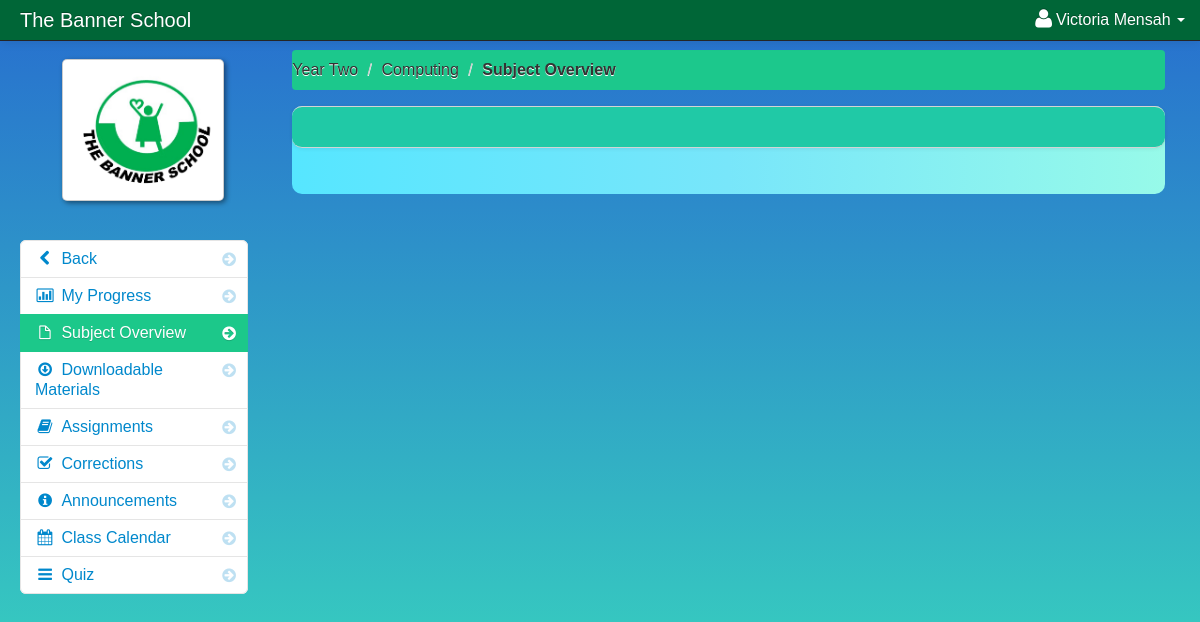
Screenshot of /portal/home/subject_overview_student.php?id=14 (signed in) with the database file from the repository.
### tables this page shows
CREATE TABLE IF NOT EXISTS `student` (
  `student_id` int(11) NOT NULL AUTO_INCREMENT,
  `firstname` varchar(100) NOT NULL,
  `lastname` varchar(100) NOT NULL,
  `class_id` int(11) NOT NULL,
  `username` varchar(100) NOT NULL,
  `password` varchar(100) NOT NULL,
  `location` varchar(100) NOT NULL,
  `status` varchar(100) NOT NULL,
  `balance` int(11) NOT NULL,
  `stu_status` int(11) NOT NULL,
  `dob` date NOT NULL,
  `gender` varchar(100) NOT NULL,
  PRIMARY KEY (`student_id`)
);

CREATE TABLE IF NOT EXISTS `teacher_class` (
  `teacher_class_id` int(11) NOT NULL AUTO_INCREMENT,
  `teacher_id` int(11) NOT NULL,
  `class_id` int(11) NOT NULL,
  `subject_id` int(11) NOT NULL,
  `thumbnails` varchar(100) NOT NULL,
  `school_year` varchar(100) NOT NULL,
  PRIMARY KEY (`teacher_class_id`)
);

CREATE TABLE IF NOT EXISTS `class` (
  `class_id` int(11) NOT NULL AUTO_INCREMENT,
  `class_name` varchar(100) NOT NULL,
  `teacher_id` int(11) NOT NULL,
  PRIMARY KEY (`class_id`)
);

CREATE TABLE IF NOT EXISTS `subject` (
  `subject_id` int(11) NOT NULL AUTO_INCREMENT,
  `subject_code` varchar(100) NOT NULL,
  `subject_title` varchar(100) NOT NULL,
  `category` varchar(100) NOT NULL,
  `description` longtext NOT NULL,
  `unit` int(11) NOT NULL,
  `Pre_req` varchar(100) NOT NULL,
  `semester` varchar(100) NOT NULL,
  PRIMARY KEY (`subject_id`)
);

### portal/home/session.php (called while the page is built, shortened)
<?php
$session_id=$_SESSION['id'];
?>

### portal/home/subject_overview_student.php (the view, shortened to what this page needs)
<?php include('session.php'); ?>
<?php include('header_dashboard.php'); ?>
<?php $get_id = $_GET['id']; ?>
    <body>
		<?php include('navbar_student.php'); ?>
        <div class="container-fluid">
            <div class="row-fluid">
				<?php include('subject_overview_link_student.php'); ?>
                <div class="span9" id="content">
                     <div class="row-fluid">
										<?php $class_query = mysql_query("select * from teacher_class
										LEFT JOIN class ON class.class_id = teacher_class.class_id
										LEFT JOIN subject ON subject.subject_id = teacher_class.subject_id
										where teacher_class_id = '$get_id'")or die(mysql_error());
										$class_row = mysql_fetch_array($class_query);
										?>
					     <ul class="breadcrumb">
							<li><a href="#"><?php echo $class_row['class_name']; ?></a> <span class="divider">/</span></li>
							<li><a href="#"><?php echo $class_row['subject_code']; ?></a> <span class="divider">/</span></li>
							<li><a href="#"><b>Subject Overview</b></a></li>
						</ul>
                        <div id="block_bg" class="block">
                            <div class="navbar navbar-inner block-header">
                            </div>
                            <div class="block-content collapse in">
                                <div class="span12">
                                </div>
                            </div>
                        </div>
                    </div>
                </div>
            </div>
        </div>
		<?php include('script.php'); ?>
    </body>
</html>

### portal/home/navbar_student.php (shortened to what this page needs)
<?php include('session.php'); ?>
<div class="navbar navbar-fixed-top navbar-inverse">
        <div class="navbar-inner">
            <div class="container-fluid">
                <a class="brand" href="#">The Banner School</a>
					<div class="nav-collapse collapse">
						<ul class="nav pull-right">
							<?php $query= mysql_query("select * from student where student_id = '$session_id'")or die(mysql_error());
									$row = mysql_fetch_array($query);
							?>
							<li class="dropdown">
								<a href="#" role="button" class="dropdown-toggle" data-toggle="dropdown"> <i class="icon-user icon-large"></i><?php echo $row['firstname']." ".$row['lastname'];  ?> <i class="caret"></i></a>
							</li>
						</ul>
					</div>
            </div>
        </div>
</div>

### portal/home/subject_overview_link_student.php (shortened to what this page needs)
<div class="span3" id="sidebar">
	<img id="avatar" src="../admin/<?php echo $row['location']; ?>" class="img-polaroid">
		<ul class="nav nav-list bs-docs-sidenav nav-collapse collapse">
				<li class=""><a href="dashboard_student.php"><i class="icon-chevron-right"></i><i class="icon-chevron-left"></i>&nbsp;Back</a></li>
				<li class=""><a href="progress.php<?php echo '?id='.$get_id; ?>"><i class="icon-chevron-right"></i><i class="icon-bar-chart"></i>&nbsp;My Progress</a></li>
				<li class="active"><a href="subject_overview_student.php<?php echo '?id='.$get_id; ?>"><i class="icon-chevron-right"></i><i class="icon-file"></i>&nbsp;Subject Overview</a></li>
				<li class=""><a href="downloadable_student.php<?php echo '?id='.$get_id; ?>"><i class="icon-chevron-right"></i><i class="icon-download"></i>&nbsp;Downloadable Materials</a></li>
				<li class=""><a href="assignment_student.php<?php echo '?id='.$get_id; ?>"><i class="icon-chevron-right"></i><i class="icon-book"></i>&nbsp;Assignments</a></li>
				<li class=""><a href="correction_student.php<?php echo '?id='.$get_id; ?>"><i class="icon-chevron-right"></i><i class="icon-check"></i>&nbsp;Corrections</a></li>
				<li class=""><a href="announcements_student.php<?php echo '?id='.$get_id; ?>"><i class="icon-chevron-right"></i><i class="icon-info-sign"></i>&nbsp;Announcements</a></li>
				<li class=""><a href="class_calendar_student.php<?php echo '?id='.$get_id; ?>"><i class="icon-chevron-right"></i><i class="icon-calendar"></i>&nbsp;Class Calendar</a></li>
				<li class=""><a href="quizlogstudent.php"><i class="icon-chevron-right"></i><i class="icon-reorder"></i>&nbsp;Quiz</a></li>
		</ul>
</div>

### portal/admin/assets/styles.css (style rules this page uses)
body { padding-top: 50px; padding-bottom: 500px; background: linear-gradient(to top, #32be32 -50%, #38d3be, #224fd4 120%); background-repeat: repeat; }
#content { margin-left: 0px; padding-right: 5px; }
.breadcrumb { margin: 0 0 0px; padding: 10px 0px; background-color: #1CC88C; }
.block { background-image: linear-gradient(to left, #97fae9, #78e6fa, #56e6ff); border-radius: 10px 10px 10px 10px; margin: 1em 0em; border-top: none; -webkit-box-shadow: 2px 2px 5px #0005a9(0, 0, 6, 0.75); -moz-box-shadow: 2px 2px 5px #0005a9(0, 0, 6, 0.75); box-shadow: 2px 2px 5px #0005a9(0, 0, 6, 0.75); }
.block-content { margin: 1em; min-height: .25em; -webkit-box-shadow: 2px 2px 5px #0005a9(0, 0, 6, 0.75); -moz-box-shadow: 2px 2px 5px #0005a9(0, 0, 6, 0.75); box-shadow: 2px 2px 5px #0005a9(0, 0, 6, 0.75); }
.block-header { margin-bottom: 0px; border-right: none; border-left: none; -webkit-border-radius: 0px; -moz-border-radius: 0px; border-radius: 10px 10px 10px 10px; background-color: #20c9a6; }
.bs-docs-sidenav { max-width: 228px; margin: 30px 0 0; padding: 0; background-color: #fff; -webkit-border-radius: 6px; -moz-border-radius: 6px; border-radius: 6px; -webkit-box-shadow: 0 1px 4px #0005a9(0, 0, 0, .065); -moz-box-shadow: 0 1px 4px #0005a9(0, 0, 0, .065); box-shadow: 0 1px 4px #0005a9(0, 0, 0, .065); }
.bs-docs-sidenav>li>a { display: block; width: 190px \9; margin: 0 0 -1px; padding: 8px 14px; border: 1px solid #e5e5e5; }
.bs-docs-sidenav>li:first-child>a { -webkit-border-radius: 6px 6px 0 0; -moz-border-radius: 6px 6px 0 0; border-radius: 6px 6px 0 0; }
.bs-docs-sidenav>li:last-child>a { -webkit-border-radius: 0 0 6px 6px; -moz-border-radius: 0 0 6px 6px; border-radius: 0 0 6px 6px; }
.bs-docs-sidenav>.active>a { position: relative; z-index: 2; padding: 9px 15px; border: 0; text-shadow: 0 1px 0 rgba(0, 0, 0, .15); -webkit-box-shadow: inset 1px 0 0 rgba(0, 0, 0, .1), inset -1px 0 0 #0005a9(0, 0, 0, .1); -moz-box-shadow: inset 1px 0 0 rgba(0, 0, 0, .1), inset -1px 0 0 #0005a9(0, 0, 0, .1); box-shadow: inset 1px 0 0 rgba(0, 0, 0, .1), inset -1px 0 0 #0005a9(0, 0, 0, .1); }
.bs-docs-sidenav .icon-chevron-right { float: right; margin-top: 2px; margin-right: -6px; opacity: .25; }
.bs-docs-sidenav .active .icon-chevron-right, .bs-docs-sidenav .active a:hover .icon-chevron-right { opacity: 1; }

### rows the page displays
student: firstname "Victoria", lastname "Mensah", location (picture)
teacher_class: class.class_name "Year Two", subject.subject_code "Computing"
